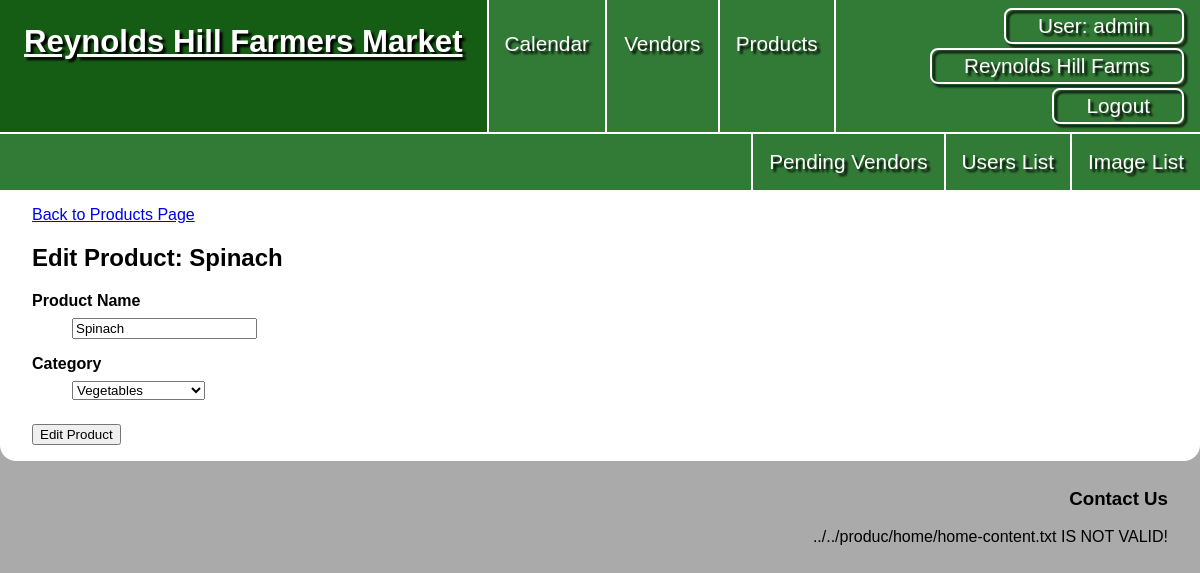
The page /products/edit.php?id=1 (signed in) on the database its author committed.
### tables this page shows
CREATE TABLE `vendors` (
  `vendor_id` int NOT NULL,
  `vd_user_id` int DEFAULT NULL,
  `vendor_display_name` varchar(50) NOT NULL,
  `vendor_desc` text NOT NULL,
  `address` varchar(255) NOT NULL,
  `city` varchar(255) NOT NULL,
  `vd_state_id` int NOT NULL,
  `zip` int NOT NULL,
  `is_pending` tinyint(1) NOT NULL
);

CREATE TABLE `products` (
  `product_id` int NOT NULL,
  `prd_category_id` int NOT NULL,
  `product_name` varchar(50) NOT NULL
);

### private/initialize.php (called while the page is built, shortened)
<?php
  require_once('functions.php');
  require_once('classes/Session.class.php');
  require_once('classes/DatabaseObject.class.php');
  require_once('classes/Product.class.php');
  $session = new Session;
?>

### private/classes/Session.class.php (called while the page is built, shortened)
<?php
class Session
{
  private $user_id;
  private $last_login;
  private $role;
  public $active_vendor_id;
  public function is_logged_in() {
    return isset($this->user_id) && $this->last_login_is_recent();
  }
  public function is_admin_logged_in() {
    return $this->is_logged_in() && ($this->role == 'a' || $this->role == 's');
  }
  public function has_vendor() {
    return isset($this->active_vendor_id);
  }
  private function check_stored_login() {
    if (isset($_SESSION['user_id'])) {
      $this->user_id = $_SESSION['user_id'];
      $this->display_name = $_SESSION['display_name'];
      $this->last_login = $_SESSION['last_login'];
      $this->role = $_SESSION['role'];
      $this->active_vendor_id = $_SESSION['active_vendor_id'];
      $this->active_vendor_name = $_SESSION['active_vendor_name'];
      $this->is_pending = $_SESSION['is_pending'];
    }
  }
  private function last_login_is_recent() {
    if (!isset($this->last_login)) {
      return false;
    } else if (($this->last_login + self::MAX_LOGIN_AGE) < time()) {
      return false;
    } else {
      return true;
    }
  }
  public function get_user_id() {
    return $this->user_id;
  }
}

### private/classes/DatabaseObject.class.php (called while the page is built, shortened)
<?php
class DatabaseObject {
  static protected $database;
  static public function set_database($database) {
    self::$database = $database;
  }
  static public function find_by_sql($sql) {
    $result = self::$database->query($sql);
    $object_array = [];
    while($record = $result->fetch_assoc()) {
      $object_array[] = static::instantiate($record);
    }
    if(count($object_array) > 0){
      return $object_array;
    } else {
      return false;
    }
  }
  static protected function instantiate($record) {
    $object = new static;
    foreach($record as $property => $value) {
      if(property_exists($object, $property)) {
        $object->$property = $value;
      }
    }
    return $object;
  }
}
?>

### private/classes/VendorInventory.class.php (called while the page is built, shortened)
<?php
class VendorInventory extends DatabaseObject {
  static protected $table_name = 'vendor_inventory';
  public $inv_vendor_id;
  public function populate_vendor(){
    $this->vendor = Vendor::find_by_id($this->inv_vendor_id);
  }
  static public function find_by_product($product_id) {
    $sql = "SELECT * FROM " . static::$table_name . " ";
    $sql .= "WHERE inv_product_id = '" . $product_id . "';";
    $obj_array = static::find_by_sql($sql);
    if(!empty($obj_array)) {
      foreach($obj_array as $vendorInventory){
        $vendorInventory->populate_vendor();
      }
      return $obj_array;
    } else {
      return false;
    }
  }
}
?>

### private/classes/Vendor.class.php (called while the page is built, shortened)
<?php
class Vendor extends DatabaseObject
{
  static protected $table_name = 'vendors';
  static public function find_by_id($vendor_id)
  {
    $sql = "SELECT * ";
    $sql .= "FROM " . static::$table_name . " ";
    $sql .= "WHERE vendor_id = " . $vendor_id . ";";
    $result = static::find_by_sql($sql);
    if ($result) {
      return $result[0];
    } else {
      return false;
    }
  }
}

### public/products/edit.php (the view, shortened to what this page needs)
<?php require_once('../../private/initialize.php'); ?>
<?php
$product_id = h($_GET['id']);
$product = Product::find_by_id($product_id);
$product->populate_listings();
?>
<?php include(SHARED_PATH . '/public_header.php'); ?>
<main>
  <a href="<?php echo url_for('products.php'); ?>">Back to Products Page</a>
  <h2>Edit Product: <?php echo $product->product_name; ?></h2>
  <form action="<?php echo url_for('/products/edit.php?id=' . h(u($product_id))); ?>" method="post">
    <dl>
      <dt>Product Name</dt>
      <dd>
        <input type="text" name="product[product_name]" value="<?php echo $product->product_name; ?>" required>
      </dd>
      <dt>Category</dt>
      <dd>
        <select name="product[prd_category_id]" required>
        </select>
      </dd>
    </dl>
    <input type="submit" value="Edit Product">
  </form>
</main>
<?php include(SHARED_PATH . '/public_footer.php'); ?>

### private/shared/public_header.php (shortened to what this page needs)
<!DOCTYPE html>
<html lang="en">
<head>
  <link rel="stylesheet" href="<?php echo url_for("/css/styles.css"); ?>">
</head>
<body>
  <div id="wrapper">
    <header>
      <nav>
        <a href="<?php echo url_for('/index.php') ?>">
          <h1>Reynolds Hill Farmers Market</h1>
        </a>
        <ul>
          <li><a href="<?php echo url_for('/calendar.php') ?>">Calendar</a></li>
          <li><a href="<?php echo url_for('/vendors.php') ?>">Vendors</a></li>
          <li><a href="<?php echo url_for('/products.php') ?>">Products</a></li>
          <?php
          if ($session->is_logged_in()) { ?>
            <li id="logged-in">
              <a href="<?php echo url_for('/users/show.php?id=' . $session->get_user_id()); ?>"><span>User: <?php echo $session->display_name; ?></span></a>
              <?php
                if($session->has_vendor() && !$session->is_pending ){
                  echo '<a href="' . url_for('/vendors/user_view.php?id=' . $session->active_vendor_id) . '">' . $session->active_vendor_name . '</a>';
                }
              ?>
              <a href="<?php echo url_for('/logout.php'); ?>">Logout</a>
            </li>
          <?php }
          else { ?>
            <li><a href="<?php echo url_for('/signup.php') ?>">Become a Vendor</a></li>
            <li><a href="<?php echo url_for('/login.php') ?>">Login</a></li>
          <?php } ?>
        </ul>
        <?php
        if ($session->is_admin_logged_in()) {?>
          <ul>
            <li><a href="<?php echo url_for('/pending_vendors/list.php') ?>">Pending Vendors</a></li>
            <li><a href="<?php echo url_for('/users/list.php') ?>">Users List</a></li>
            <li><a href="<?php echo url_for('/images/list.php') ?>">Image List</a></li>
          </ul>
        <?php } ?>
      </nav>
    </header>

### public/css/styles.css (style rules this page uses)
* { box-sizing: border-box; }
html { font: 16px Verdana, Geneva, Tahoma, sans-serif; }
body { background-color: #aaa; margin: 0; }
#wrapper { background-color: #fff; border-radius: 0 0 1rem 1rem; max-width: 1400px; margin: 0 auto; }
header { background-color: #327b36; color: #fff; }
header a { color: #fff; flex-shrink: 2; text-decoration: none; }
h1 { filter: drop-shadow(3px 3px 1px #000); margin: 0; min-width: 325px; padding: 1.5rem; text-wrap: wrap; }
header nav { display: grid; flex-grow: 1; grid-template-columns: auto 1fr; font-size: 1.3rem; height: min-content; min-height: 96px; }
nav ul { display: flex; flex: 1; list-style: none; margin: 0; padding: 0; }
nav li { align-items: stretch; border-left: #fff 2px solid; display: flex; flex: 1; }
header nav li a { filter: drop-shadow(3px 3px 1px #000); text-align: center; }
header nav ul:first-of-type li a { flex-grow: 1; padding: 2rem 1rem; }
#logged-in { align-content: space-between; display: flex; flex-grow: 3; flex-shrink: 1; flex-wrap: wrap; flex-direction: row; row-gap: 4px; padding: .5rem 1rem; }
#logged-in a { border: #fff 2px solid; border-radius: .5rem; flex-grow: 0; height: min-content; margin-left: auto; padding: .25rem 2rem; justify-self: right; }
nav ul:nth-of-type(2) { border-top: #fff 2px solid; grid-column: span 2; }
nav ul:nth-of-type(2) li { flex-grow: 0; }
nav ul:nth-of-type(2) li:first-of-type { margin-left: auto; }
nav ul:nth-of-type(2) li a { padding: 1rem; text-wrap: nowrap; }
main { padding: 1rem 2rem; }
main input[type="submit"] { margin-top: .5rem; }
dt { font-weight: bold; margin: 1rem 0 .5rem; }

### rows shown on the page
vendors: vendor_display_name "Reynolds Hill Farms"
products: product_name "Spinach", prd_category "Vegetables"

### other values the page prints
$session->display_name "admin"
$filepath "../../produc/home/home-content.txt"
